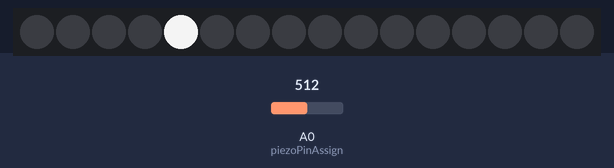
A sketch run on a simulated Arduino Uno, built with avr-gcc and run on an emulated ATmega328P. Parts: 16 RGB LEDs in strip order, left to right. The inputs (shaded band) are chosen by the test bench; at power-on: A0 (piezoPinAssign) = 512.

Above: at 0.88 s.
1.3 s: A0 (piezoPinAssign) set to 70
2.8 s: A0 (piezoPinAssign) set to 87
At 2.85 s:
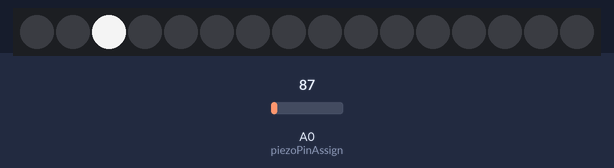
4.6 s: A0 (piezoPinAssign) set to 0
At 4.6 s:
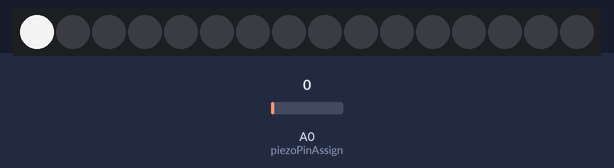
6.1 s: A0 (piezoPinAssign) set to 90
Timing chart, 0 to 9.1 s (numbered marks = the images above; inputs shaded):
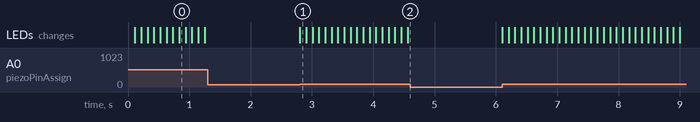

The sketch:

StreetDrumv4.ino
```cpp
//v3 adds a timer to shut off led if no hits occuring

//The purpose of this code is to create a lightshow for street drum performances.
//If I am able to reclaim cost expedeture for creation it will be a project well worth.
//Things to do:
//Trigger Led on hit from the kick/
//programs:
//1: change color every hit on full for 1 second durration and continues if hit within that time frame
//every time a hit is triggred turn off the sensing for a sec b.x there are mini hits due to the drum elasticity
#include "Tlc5940.h"
#include "colorValues.h"
int piezoPinAssign = A0; //assigns pin0 on arduino to be input for piezo Sensor
int sensorData;
int lowPassThreshold = 80;
int tlcResolution = 4095;
int colorSelector = 0;

//timer section below
unsigned long previousMillis = 0;
const long interval = 3000;

int lightOn = 0;


void setup(){
  Serial.begin(9600);//Allows for use of chars and strings as output in serial
  Tlc.init();//initializes the tlc5940 breakout
}
void loop(){

  sensorData = analogRead(piezoPinAssign);//Retrieves hit data from the kick drum through the piezoPinAssigg and snds it to sensor data for safe keeping.
  //Serial.println(colorSelector);
  if(sensorData > lowPassThreshold){//Set lPT so tiny knocks don't trigger the light.
    if(colorSelector==0){
      lightOn=1;
      Tlc.set(4,3500);}
    else if(colorSelector==1){
      Tlc.set(2,3500);
       Tlc.set(4,0);
       lightOn=1;
    }
    else if(colorSelector==2){
      Tlc.set(0,3500);
      Tlc.set(2,0);
      lightOn=1;
    }
    else if(colorSelector==3){
      Tlc.set(0,0);
      Tlc.set(2,0);
      Tlc.set(4,0);
      lightOn=0;
      colorSelector=-1;
    }
    Tlc.update();
    /*
    Tlc.update();
    Tlc.clear();
    */
    colorSelector++;
    delay(100);
    previousMillis= millis();
   }
  unsigned long currentMillis = millis();
  if ((currentMillis - previousMillis >= interval)&&(lightOn)) {
    // save the last time you blinked the LED
      Tlc.set(0,0);
      Tlc.set(2,0);
      Tlc.set(4,0);
      Tlc.update();
      Serial.println("triggered");
    previousMillis = currentMillis;
    lightOn=0;
  }


}
```

Source omitted: colorValues.h (data table, 1584 bytes)

Measured:
- after the input at 1.3 s, every drawn part: stays the same
- after the input at 2.8 s, the LEDs: change at once (image 1)
- after the input at 4.6 s, every drawn part: stays the same
